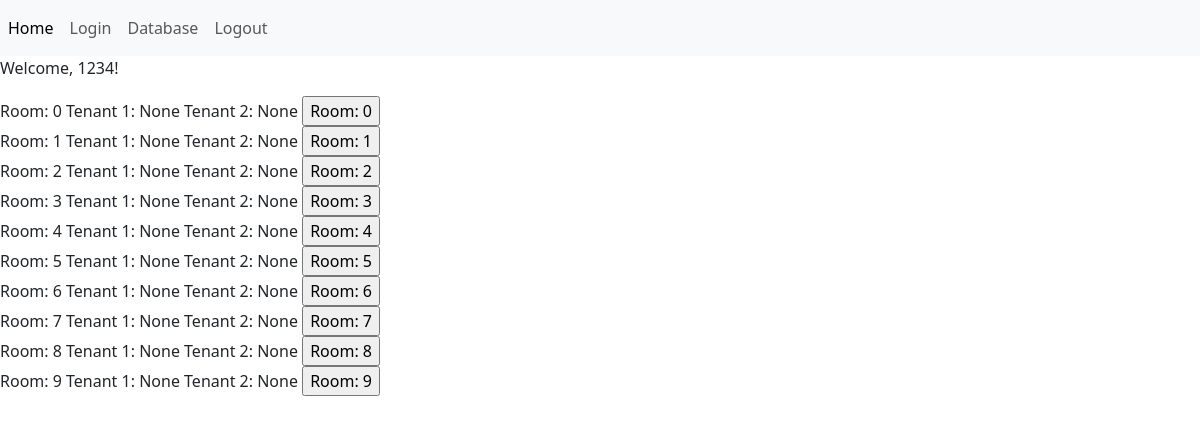
The app's page /edit/1234, older data.
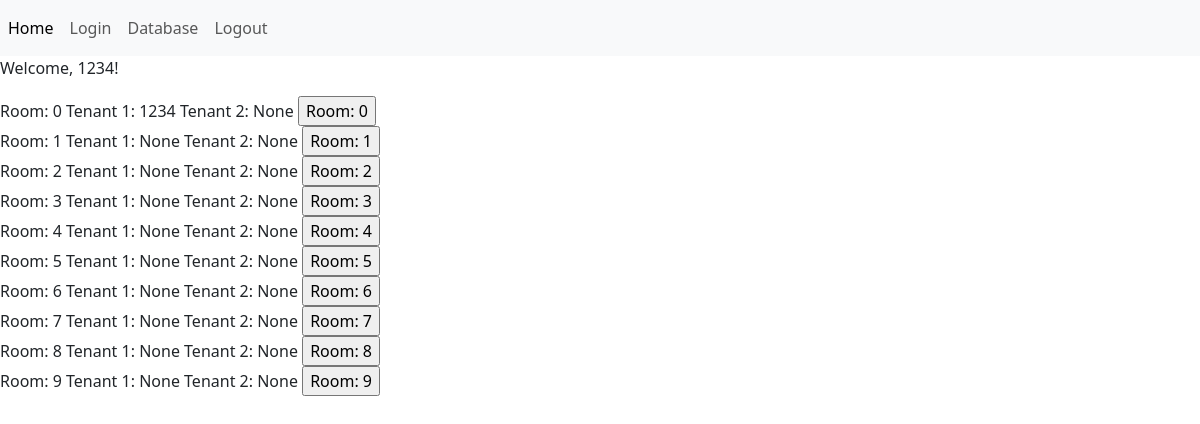
The same page, newer data.
### tenant.py (models this page shows, shortened)
class room(db.Model):
    roomnum = db.Column(db.Integer, primary_key=True)
    tenant_1 = db.Column(db.Integer, db.ForeignKey("tenant.id"))
    tenant_2 = db.Column(db.Integer, db.ForeignKey("tenant.id"))
    tenant_1_id = db.relationship("tenant", foreign_keys=[tenant_1])
    tenant_2_id = db.relationship("tenant", foreign_keys=[tenant_2])

### tenant.py (the view, shortened to what this page needs)
@app.route("/edit/<int:tenant_id>", methods=["POST", "GET"])
def edit(tenant_id):
    rooms = room.query.all()
    return render_template("edit.html", tenant_id=tenant_id, rooms=rooms)

### templates/edit.html (shortened to what this page needs)
<!DOCTYPE html>
{%extends "index.html"%}
{% block content %}
<p>Welcome, {{tenant_id}}!</p>
{%for room in rooms%}
<form action="/edit/{{tenant_id}}" method="POST">
    <p2>Room: {{room.roomnum}}</p2>
    <p2>Tenant 1: {{room.tenant_1}}</p2>
    <p2>Tenant 2: {{room.tenant_2}}</p2>
    <input type="submit" name="room1" value="Room: {{room.roomnum}}" placeholder="Room 1">
</form>
{%endfor%}
{% endblock %}

Row changes from the older to the newer data that the page shows:
changed room "Room: 0": tenant_1 "None" → "1234"
